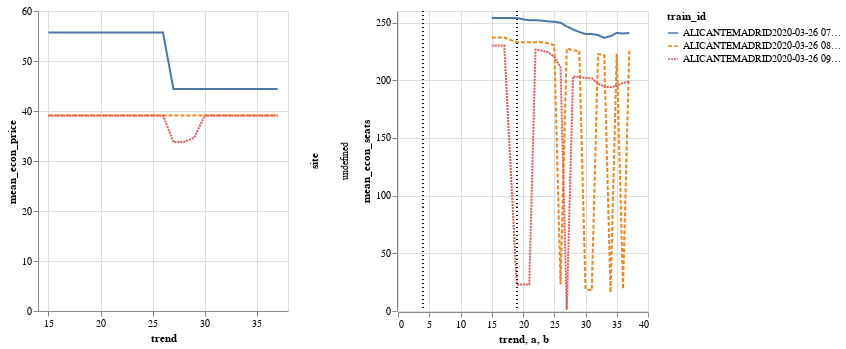

Here is the notebook cell this chart was saved with:
### Code cell
price_evolution | seat_line_evolution
